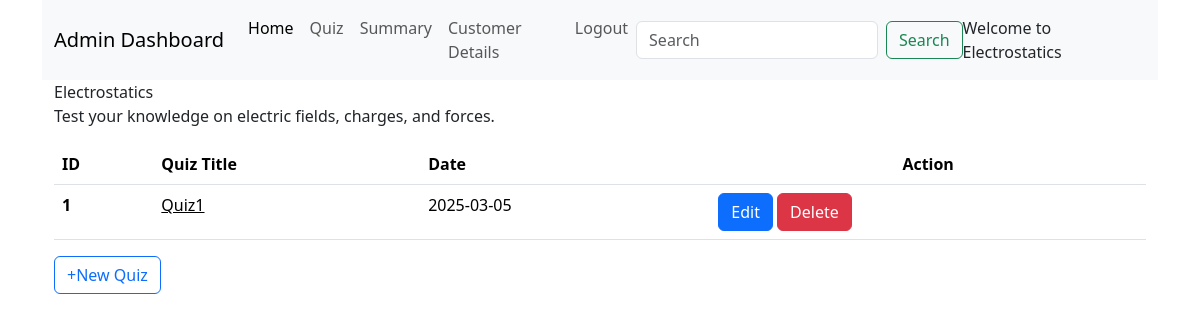
/admin_dashboard/1/1/Electrostatics, run on an earlier commit of the app's database.
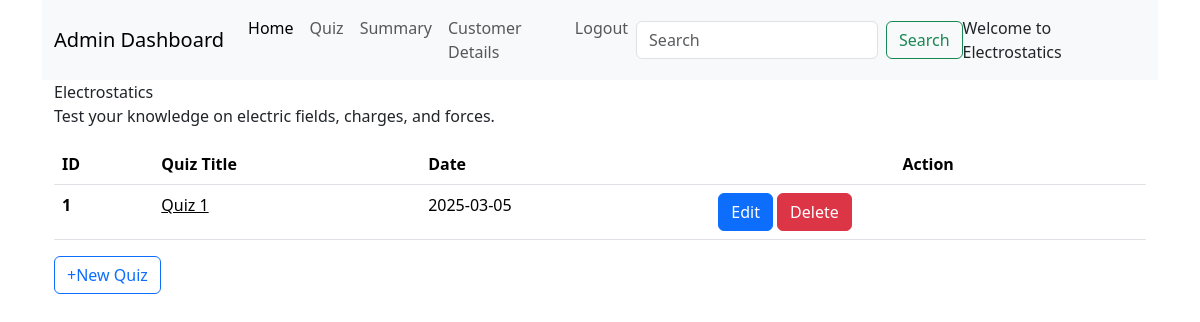
And on a later commit of the database.
### backend/models.py (models this page shows)
class Quiz(db.Model):
  __tablename__="quiz"
  q_id=db.Column(db.Integer, primary_key=True, nullable=False)
  name=db.Column(db.String, nullable=False)
  chapter_id=db.Column(db.Integer, db.ForeignKey("chapter.ch_id"), nullable=False)
  date_of_quiz=db.Column(db.DateTime, nullable=False, default=datetime.now())
  time_duration=db.Column(db.Integer, nullable=True, default=60)
  remarks=db.Column(db.String)
  questions=db.relationship("Question", cascade="all,delete", backref="quiz", lazy=True)
  scores=db.relationship("Scores", cascade="all,delete", backref="quiz", lazy=True)

### backend/controllers.py (the view)
@app.route('/admin_dashboard/<int:subject_id>/<int:chapter_id>/<string:name>')
def quizzes_in_chapters(subject_id, chapter_id, name):
  quizzes_in_chapters = db.session.query(Chapter).filter((Chapter.subject_id == subject_id) & (Chapter.ch_id == chapter_id)).first().quizes
  chapter = db.session.query(Chapter).filter(Chapter.ch_id == chapter_id).first()
  subject = db.session.query(Subject).filter(Subject.sub_id == subject_id).first()
  for quiz in quizzes_in_chapters:
    quiz.date_of_quiz_str = datetime.date(quiz.date_of_quiz)
  return render_template('quizzes_page.html', quizzes = quizzes_in_chapters, chapter=chapter, subject=subject, name=name)

### templates/quizzes_page.html (shortened to what this page needs)
<!DOCTYPE html>
<html lang="en">
<head>
  <link href="https://cdn.jsdelivr.net/npm/bootstrap@5.3.3/dist/css/bootstrap.min.css" rel="stylesheet">
  <link href="/static/style/admin_dashboard.css" rel="stylesheet">
</head>
<body>
  <div class="container new-container">
    <nav class="navbar navbar-expand-lg bg-body-tertiary">
      <div class="container-fluid">
        <a class="navbar-brand" href="#">Admin Dashboard</a>
        <div class="collapse navbar-collapse" id="navbarSupportedContent">
          <ul class="navbar-nav me-auto mb-2 mb-lg-0">
            <li class="nav-item">
              <a class="nav-link active" aria-current="page" href="#">Home</a>
            </li>
            <li class="nav-item">
              <a class="nav-link" href="#">Quiz</a>
            </li>
            <li class="nav-item">
              <a class="nav-link" href="#">Summary</a>
            </li>
            <li class="nav-item">
              <a class="nav-link" href="#">Customer Details</a>
            </li>
            <li class="nav-item">
              <a class="nav-link" href="#">Logout</a>
            </li>
          </ul>
          <form class="d-flex" role="search" method="POST" action="">
            <input class="form-control me-2" type="search" placeholder="Search" aria-label="Search">
            <button class="btn btn-outline-success" type="submit">Search</button>
          </form>
          <span class="nav=text">
            Welcome to {{name}}
          </span>
        </div>
      </div>
    </nav>
    <div class="container new-container">
      <div class="title">{{chapter.name}}</div>
      <div class="description">{{chapter.description}}</div>
      <table class="table table-striped">
        <table class="table">
          <thead>
            <tr>
              <th scope="col">ID</th>
              <th scope="col">Quiz Title</th>
              <th scope="col">Date</th>
              <th scope="col" class="text-center">Action</th>
            </tr>
          </thead>
          <tbody>
            {% for quiz in quizzes %}
            <tr>
              <th scope="row">{{quiz.q_id}}</th>
              <td id="clickable"><a onclick="window.location.href='/admin_dashboard/{{quiz.chapter.subject.sub_id}}/{{quiz.chapter.ch_id}}/{{quiz.q_id}}/{{name}}'">{{quiz.name}}</a></td>
              <td>{{quiz.date_of_quiz_str}}</td>
              <td><a onclick="window.location.href='/admin_dashboard/{{subject.sub_id}}/{{chapter.ch_id}}/{{quiz.q_id}}/edit_quiz/{{name}}'" type="button" class="btn btn-primary">Edit</a>
              <a onclick="window.location.href='/admin_dashboard/{{subject.sub_id}}/{{chapter.ch_id}}/{{quiz.q_id}}/delete_quiz/{{name}}'" type="button" class="btn btn-danger">Delete</a></td>
              {% endfor %}
            </tr>
          </tbody>
          <table>
            <a  type="button" class="btn btn-outline-primary" onclick="window.location.href='/admin_dashboard/{{chapter.subject.sub_id}}/{{chapter.ch_id}}/new_quiz/{{name}}'">+New Quiz</a>
          </table>
    </div>
  </div>
</body>
</html>

What changed in the data, as far as the page shows it:
changed Quiz id 1: name "Quiz1" → "Quiz 1"
